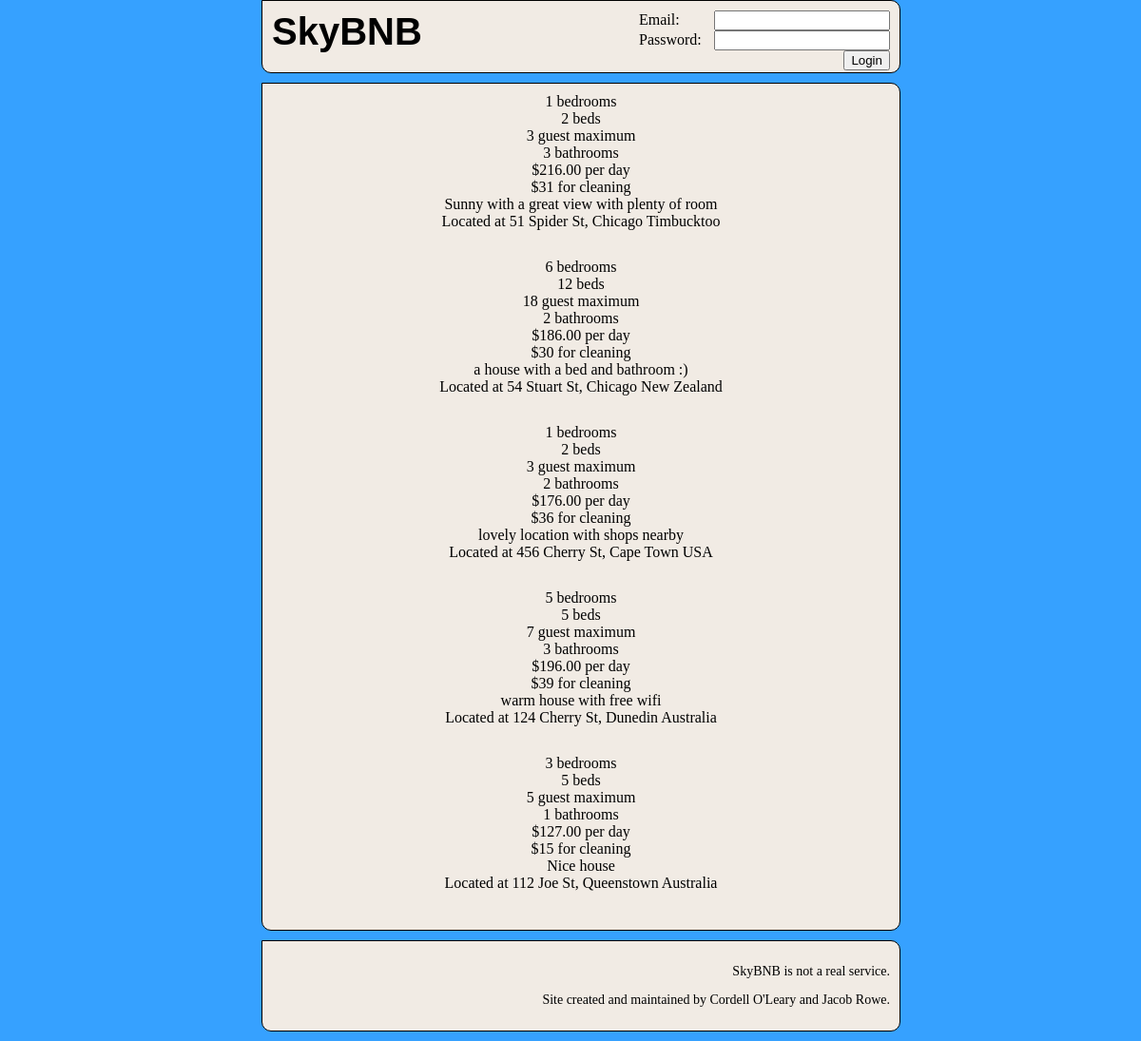
The page /webserver_files/www/home.php on the database as committed earlier.
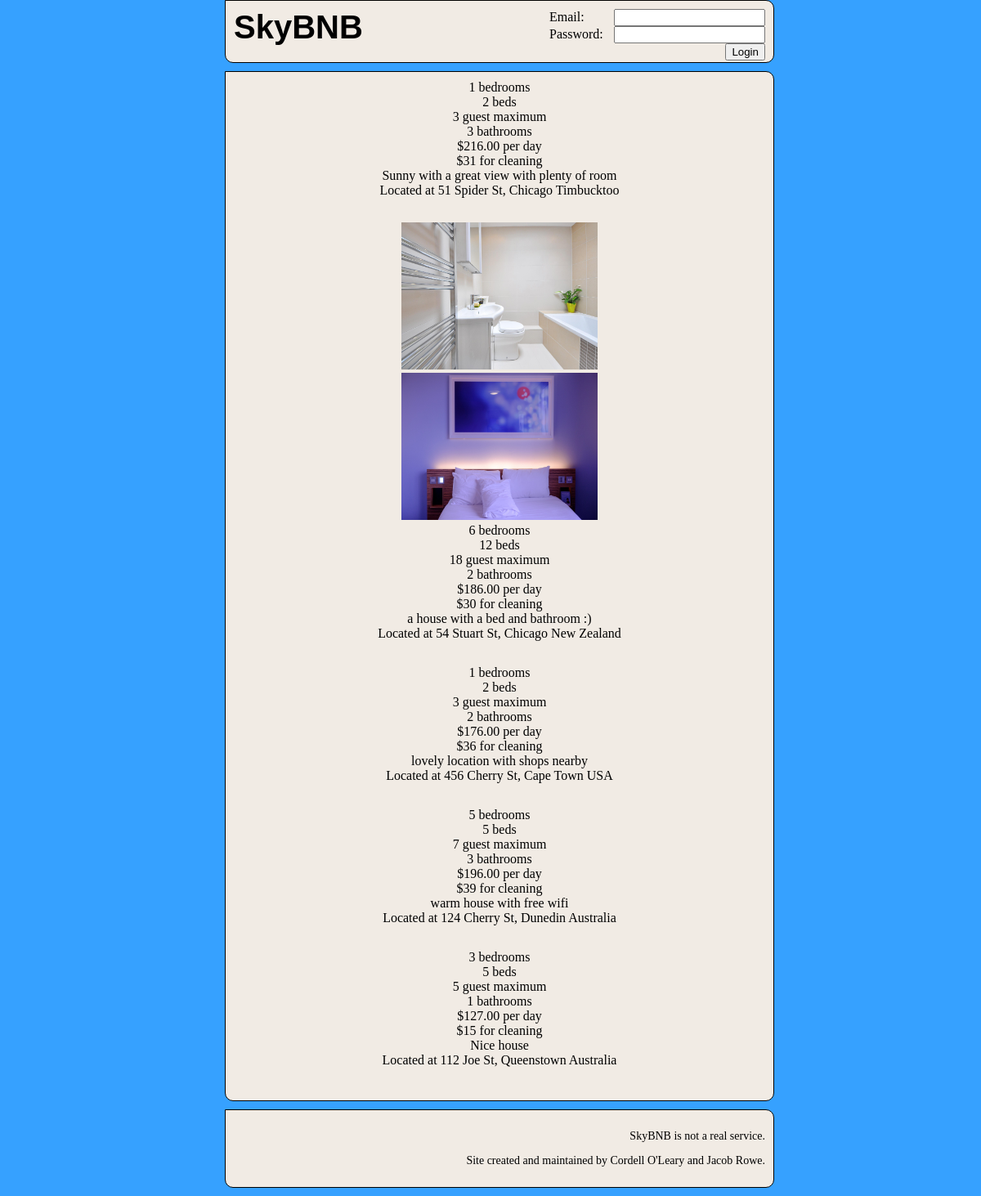
The same page on the database as committed later.
### tables this page shows
CREATE TABLE Houses (

  house_id int(255) AUTO_INCREMENT,

  bedrooms int(255) not null,
  
  beds int(255) not null,
  
  guest_limit int(255) not null,
  
  bathrooms int(255) not null,
  
  price_per_day decimal(65,2) not null,
  
  cleaning_fee int(255) not null,
  
  description varchar(600) not null,
  
  city varchar(100) not null,
  
  country varchar(100) not null,
  
  address varchar(150) not null,
  
  approved bool not null,

  PRIMARY KEY (house_id)

);

CREATE TABLE House_image (
    path varchar(255),
    house_id int(255),
    PRIMARY KEY (path),
    FOREIGN KEY (house_id) references Houses(house_id)
);

### webserver_files/www/home.php (the view, shortened to what this page needs)
<?php
$servername = "192.168.12.42";
$username = "adminprivilege";
$password = "password1239";
$dbname = "skybnb";
$conn = new mysqli($servername, $username, $password, $dbname);
include("header.php");
?>
    <main>
        <?php
        $sql = "SELECT * FROM Houses where(approved='false')";
        $result = $conn->query($sql);
        $obj = $result->fetch_object();
        while($obj != ""){
            $s = "SELECT * FROM House_image where(house_id = $obj->house_id)";
            $res = $conn->query($s);
            echo "<ul class='house'>";
            while($o = $res->fetch_assoc()){
                if($o != ""){
                    echo "<li><img src=$o[path] width='240' height='180'></li>";
                }
            }
            echo "<li> $obj->bedrooms bedrooms</li>";
            echo "<li>$obj->beds beds</li>";
            echo "<li>$obj->guest_limit guest maximum</li>";
            echo "<li>$obj->bathrooms bathrooms</li>";
            echo "<li>$$obj->price_per_day per day</li>";
            echo "<li>$$obj->cleaning_fee for cleaning</li>";
            echo "<li>$obj->description</li>";
            echo "<li>Located at $obj->address, $obj->city $obj->country</li>";
            echo "</ul>";
            $obj = $result->fetch_object();
        }
        ?>
    </main>
<?php
include("footer.php");
?>

### webserver_files/www/header.php (shortened to what this page needs)
<!DOCTYPE html>
<html lang="en">
<head>
    <link rel="stylesheet" type="text/css" href="style.css">
</head>
<body>
<header>
    <h1>SkyBNB</h1>
    <div id="user">
            <div id="login">
                <form id="loginForm" method="post">
                    <label for="loginEmail">Email: </label>
                    <input type="text" name="loginEmail" id="loginEmail"><br>
                    <label for="loginPassword">Password: </label>
                    <input type="password" name="loginPassword" id="loginPassword"><br>
                    <input type="submit" id="loginSubmit" value="Login">
                </form>
            </div>
    </div>
</header>

### webserver_files/www/footer.php
<footer>
    <p>
        SkyBNB is not a real service.
    </p>
    <p>
        Site created and maintained by Cordell O'Leary and Jacob Rowe.
    </p>
</footer>
</body>
</html>

### webserver_files/www/style.css (style rules this page uses)
body { background-color: #36a1ff; width: 650px; margin: 0 auto; }
header, main, footer { padding: 10px; margin: 0 0 10px 0; border: 1px solid; border-radius: 0 10px 10px 10px; background-color: #f1EBE4; color: inherit; width: inherit; }
header { top: 0; z-index: 100; padding-bottom:20px; }
footer { text-align: right; font-size: 14px; }
#loginForm label { display: inline-block; width: 75px; }
#loginSubmit { float: right; }
h1 { font-size: 40px; display: inline-block; font-family: Calibri, sans-serif; margin: 0; }
#user { float: right; }
.house { list-style:none; margin:0 0 30px 0; padding:0; text-align: center; }

Rows that differ between the two databases and show on the page:
changed houses "a house with a bed and bathroom :)": gains house_image (path (picture))
added house_image: path (picture), shown under houses "a house with a bed and bathroom :)"
